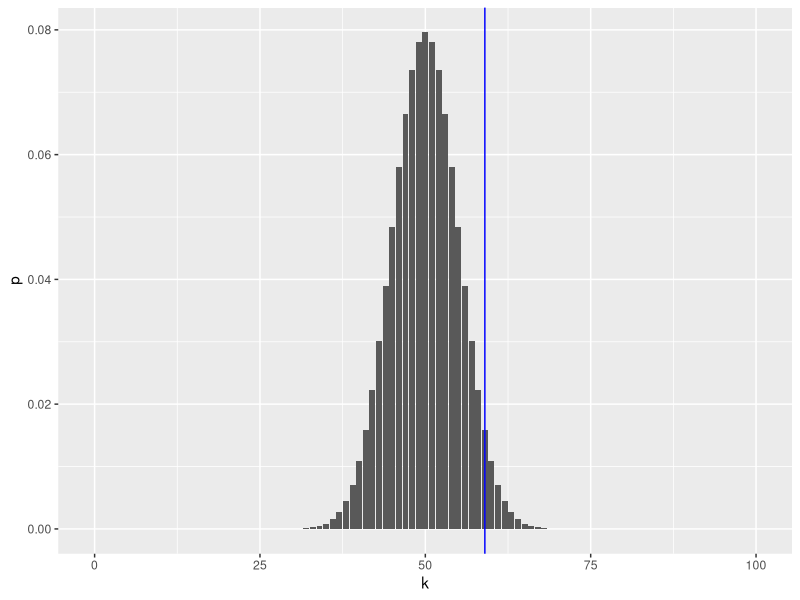
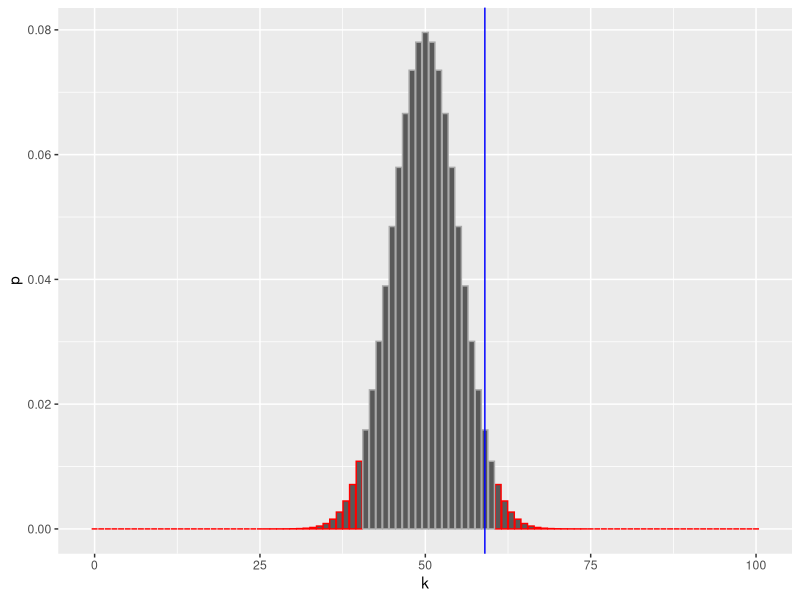

Reproduce these figures in R, in order. (Note: this script raises an error after producing the figures.)
## ---- chunk 1
set.seed(0xdada)
numFlips = 100
probHead = 0.6
coinFlips = sample(c("H", "T"), size = numFlips,
  replace = TRUE, prob = c(probHead, 1 - probHead))
head(coinFlips)
table(coinFlips)
## ---- chunk 2
#| message: false
library("dplyr")
k = 0:numFlips
numHeads = sum(coinFlips == "H")
binomDensity = tibble(k = k,
     p = dbinom(k, size = numFlips, prob = 0.5))
## ---- chunk 3
library("ggplot2")
ggplot(binomDensity) +
  geom_bar(aes(x = k, y = p), stat = "identity") +
  geom_vline(xintercept = numHeads, col = "blue")
## ---- chunk 4
library("dplyr")
alpha = 0.05
binomDensity = arrange(binomDensity, p) |>
        mutate(reject = (cumsum(p) <= alpha))

ggplot(binomDensity) +
  geom_bar(aes(x = k, y = p, col = reject), stat = "identity") +
  scale_colour_manual(
    values = c(`TRUE` = "red", `FALSE` = "darkgrey")) +
  geom_vline(xintercept = numHeads, col = "blue") +
  theme(legend.position = "none")
## ---- chunk 5
2*pbinom(41,100,.5)

## ---- chunk 6
binom.test(x = numHeads, n = numFlips, p = 0.5)
## ---- chunk 7
t.test(x, y, mu = 0)                 # Welch (default)
t.test(x, y, var.equal = TRUE)       # pooled equal-variance t-test
t.test(x, y, alternative="greater")  # H1: mu1 - mu2 > 0
## ---- chunk 8
y <- c(5,6,7,8,1,2,3,4)
z <- c(1,1,1,1,0,0,0,0)  # 1=treat, 0=control

Tobs <- mean(y[z==1]) - mean(y[z==0])

set.seed(1)
B <- 10000
Tperm <- replicate(B, {
  zperm <- sample(z)  # shuffle labels (keeps 4 treated)
  mean(y[zperm==1]) - mean(y[zperm==0])
})

p_two_sided <- mean(abs(Tperm) >= abs(Tobs))
Tobs
p_two_sided
